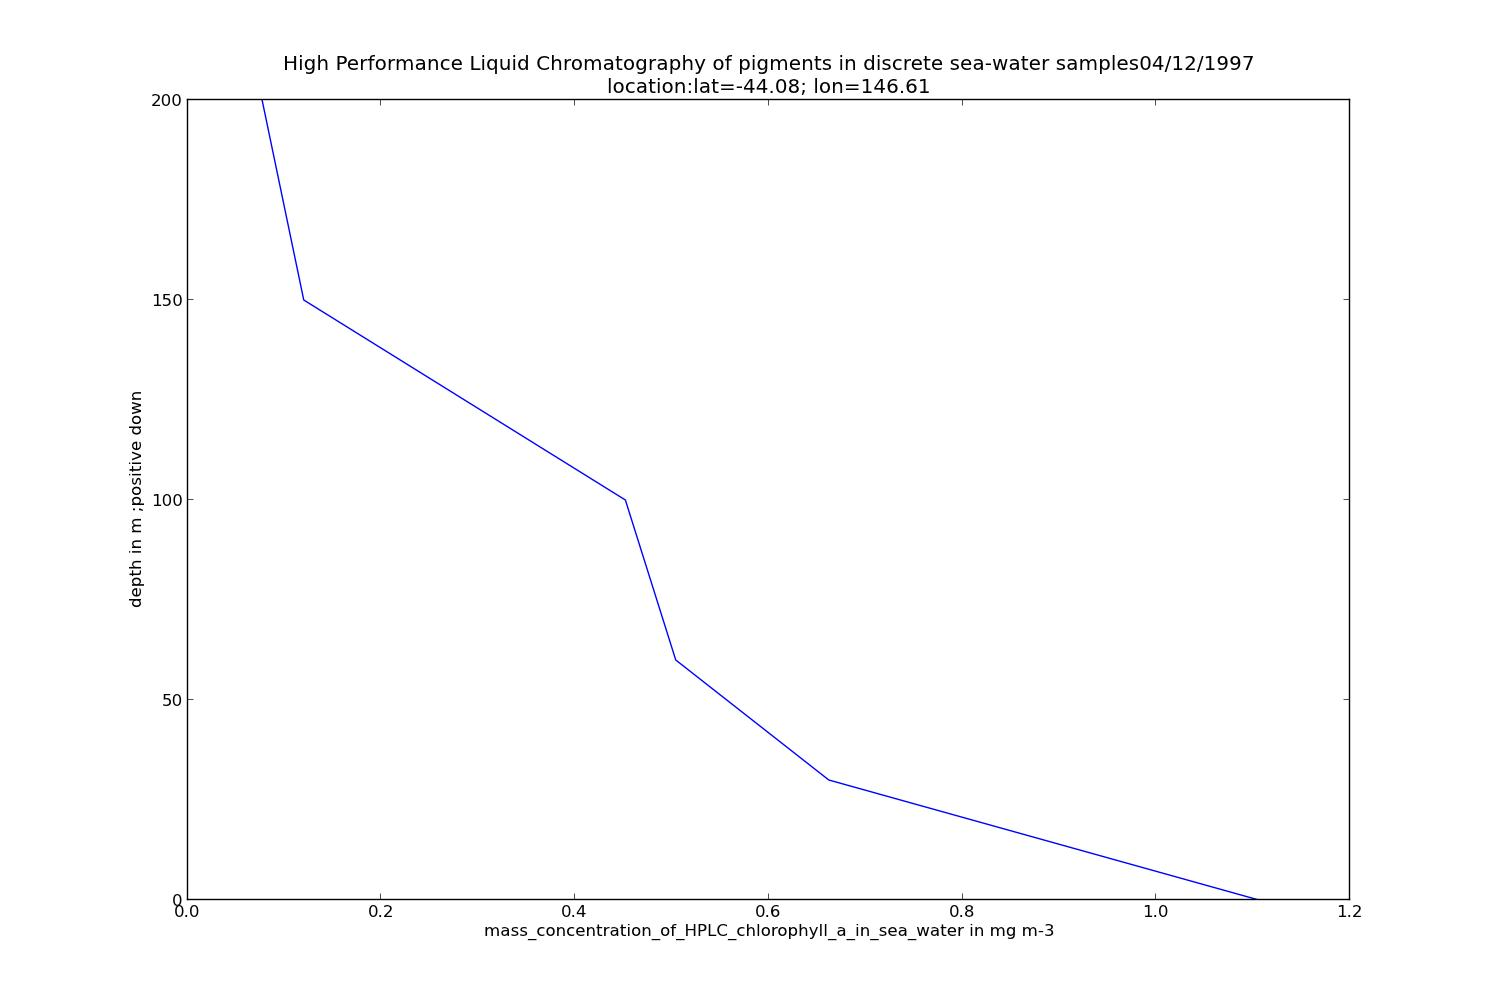

Reproduce this figure in Python.
#!/bin/env python
# -*- coding: utf-8 -*-
#
# Author: Laurent Besnard
# Institute: IMOS / eMII
# email address: laurent.besnard@utas.edu.au
# Website: http://imos.org.au/  https://github.com/aodn/imos_user_code_library
# May 2013; Last revision: 20-May-2013
#
# Copyright 2013 IMOS
# The script is distributed under the terms of the GNU General Public License

from netCDF4 import Dataset, num2date
from numpy import meshgrid
from matplotlib.pyplot import figure, plot, xlabel, ylabel, title, show

############# BioOptic pigment
srs_pigment_URL = 'http://thredds.aodn.org.au/thredds/dodsC/IMOS/eMII/demos/SRS/BioOptical/1997_cruise-FR1097/pigment/IMOS_SRS-OC-BODBAW_X_19971201T052600Z_FR1097-pigment_END-19971207T220700Z_C-20121129T120000Z.nc' 
srs_pigment = Dataset(srs_pigment_URL) 

nProfiles = len(srs_pigment.dimensions['profile'])
# we choose the first profile
ProfileToPlot = 9 # this is arbitrary. We can plot all profiles from 0 to nProfiles
nObsProfile = srs_pigment.variables['rowSize'][ProfileToPlot] #number of observations for ProfileToPlot
TIME = srs_pigment.variables['TIME']
timeProfile = num2date(TIME[ProfileToPlot], TIME.units)  # convert time to a datetime object
latProfile = srs_pigment.variables['LATITUDE'][ProfileToPlot]
lonProfile = srs_pigment.variables['LONGITUDE'][ProfileToPlot]

# we look for the observations indexes related to the choosen profile
indexObservationStart = sum( srs_pigment.variables['rowSize'][range(0,ProfileToPlot)]) 
indexObservationEnd = sum(srs_pigment.variables['rowSize'][range(0,ProfileToPlot+1)]) 
indexObservation = range(indexObservationStart,indexObservationEnd  )

cphl_aData = srs_pigment.variables['CPHL_a'][indexObservation] # for ProfileToPlot
depthData = srs_pigment.variables['DEPTH'][indexObservation]

figure1 = figure(num=None, figsize=(15, 10), dpi=80, facecolor='w', edgecolor='k')
plot (cphl_aData,depthData)

title(srs_pigment.source +  timeProfile.strftime('%d/%m/%Y') + '\nlocation:lat=' + "%0.2f" % latProfile + '; lon=' + "%0.2f" %lonProfile )
xlabel(srs_pigment.variables['CPHL_a'].long_name + ' in ' + srs_pigment.variables['CPHL_a'].units)
ylabel( srs_pigment.variables['DEPTH'].long_name + ' in ' +  srs_pigment.variables['DEPTH'].units + ';positive ' +  srs_pigment.variables['DEPTH'].positive )

show()
